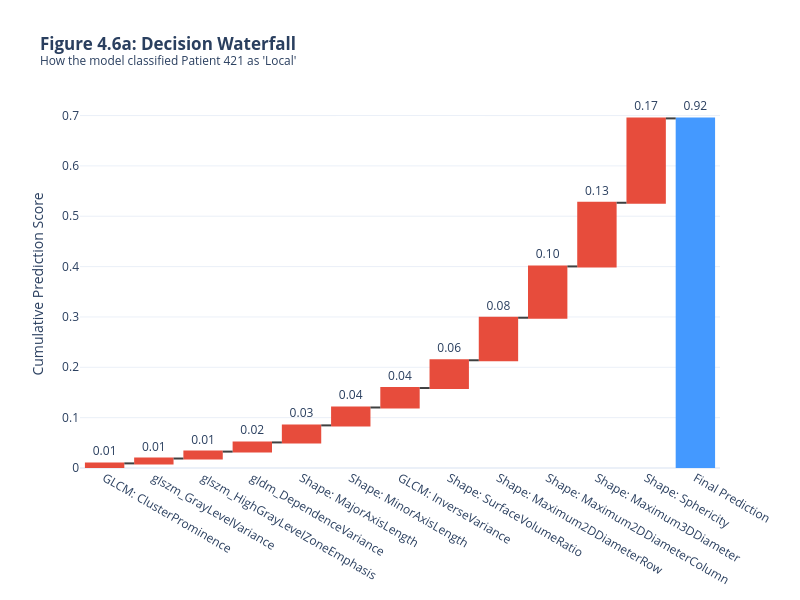
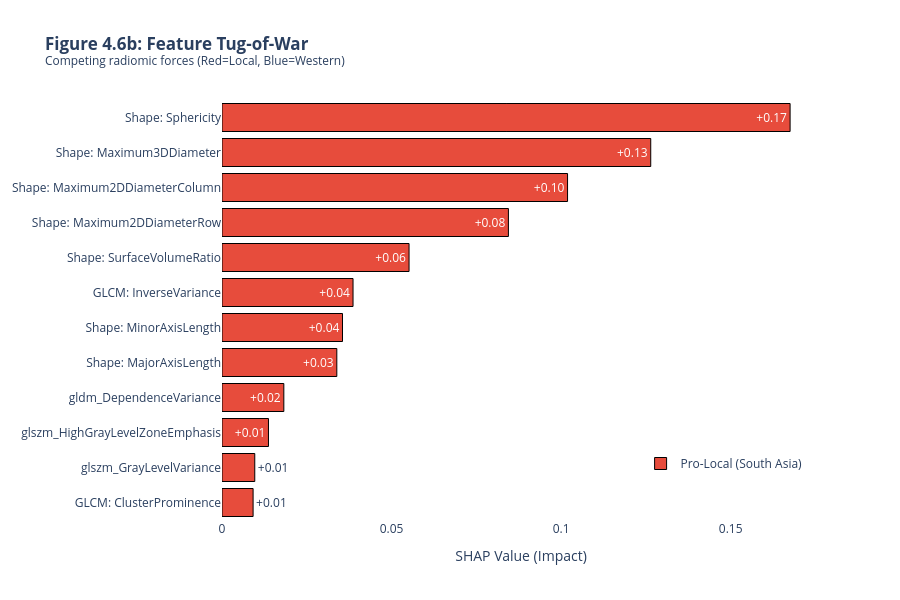

The notebook cell saved with these charts, in order:
### Code cell
import pandas as pd
import numpy as np
import shap
import plotly.graph_objects as go
from plotly.subplots import make_subplots
from sklearn.ensemble import RandomForestClassifier
from sklearn.model_selection import train_test_split
import os

# --- CONFIGURATION ---
radiomics_file = '../Results/final_radiomics_merged.csv' 
output_dir = '../Results/Final_Figures/'
os.makedirs(output_dir, exist_ok=True)

# 1. LOAD & PREP
df = pd.read_csv(radiomics_file)

# Clean Names Function
def clean_name(name):
    name = name.replace('original_', '').replace('log-sigma-1-0-mm-3D_', '')
    mappings = {'shape_': 'Shape', 'firstorder_': 'Stats', 'glcm_': 'GLCM', 'glrlm_': 'GLRLM'}
    for k, v in mappings.items():
        if k in name: return name.replace(k, f"{v}: ")
    return name

feature_cols = [c for c in df.columns if 'original_' in c]
X = df[feature_cols].fillna(0)
X.columns = [clean_name(c) for c in X.columns] # Apply cleaner

# Target (1=Local, 0=Western)
target_map = {c: 1 if 'Local' in c or 'Square' in c else 0 for c in df['Cohort'].unique()}
y = df['Cohort'].map(target_map)

# 2. TRAIN MODEL
model = RandomForestClassifier(n_estimators=100, random_state=42)
model.fit(X, y)

# 3. PICK A REPRESENTATIVE "LOCAL" PATIENT
# We find a patient who is actually Local AND the model is very sure is Local
probas = model.predict_proba(X)[:, 1]
local_indices = [i for i, (truth, prob) in enumerate(zip(y, probas)) if truth == 1 and prob > 0.8]
patient_idx = local_indices[0] # Pick the first high-confidence example
patient_x = X.iloc[[patient_idx]]

print(f"Analyzing Patient Index: {patient_idx} (Model Confidence: {probas[patient_idx]:.2f})")

# 4. CALCULATE SHAP
explainer = shap.TreeExplainer(model)
shap_values = explainer(X)
# Get values for this specific patient
# shap_values.values is (N_samples, N_features, 2) -> We want Class 1 (Local)
sv = shap_values[patient_idx, :, 1]

# 5. PREPARE DATA FOR PLOTLY
features = X.columns
values = sv.values
base_value = sv.base_values

# Sort by absolute impact
indices = np.argsort(np.abs(values))[-12:] # Top 12 features
top_features = features[indices]
top_values = values[indices]
top_data = pd.DataFrame({'Feature': top_features, 'SHAP': top_values})

# ==========================================================
# PLOT A: THE WATERFALL (Step-by-Step Cumulative)
# ==========================================================
fig_waterfall = go.Figure(go.Waterfall(
    name = "Impact", orientation = "v",
    measure = ["relative"] * len(top_values) + ["total"],
    x = list(top_features) + ["Final Prediction"],
    textposition = "outside",
    text = [f"{v:.2f}" for v in top_values] + [f"{base_value + sum(top_values):.2f}"],
    y = list(top_values) + [base_value + sum(top_values)],
    connector = {"line": {"color": "rgb(63, 63, 63)"}},
    decreasing = {"marker": {"color": "#3498db"}}, # Blue for Western
    increasing = {"marker": {"color": "#e74c3c"}}, # Red for Local
))

fig_waterfall.update_layout(
    title = f"<b>Figure 4.6a: Decision Waterfall</b><br><sup>How the model classified Patient {patient_idx} as 'Local'</sup>",
    showlegend = False,
    height=600, width=800,
    yaxis_title="Cumulative Prediction Score"
)

# ==========================================================
# PLOT B: THE TORNADO (Clean Tug-of-War)
# ==========================================================
# Split into Positive (Local) and Negative (Western)
pos_df = top_data[top_data['SHAP'] > 0].sort_values('SHAP')
neg_df = top_data[top_data['SHAP'] < 0].sort_values('SHAP', ascending=False)

fig_tornado = go.Figure()

# Red Bars (Pushing Right -> Local)
fig_tornado.add_trace(go.Bar(
    y=pos_df['Feature'], x=pos_df['SHAP'],
    orientation='h', name='Pro-Local (South Asia)',
    marker=dict(color='#e74c3c', line=dict(color='black', width=1)),
    text=[f"+{v:.2f}" for v in pos_df['SHAP']], textposition='auto'
))

# Blue Bars (Pushing Left <- Western)
fig_tornado.add_trace(go.Bar(
    y=neg_df['Feature'], x=neg_df['SHAP'],
    orientation='h', name='Pro-Western (TCIA)',
    marker=dict(color='#3498db', line=dict(color='black', width=1)),
    text=[f"{v:.2f}" for v in neg_df['SHAP']], textposition='auto'
))

fig_tornado.update_layout(
    title = f"<b>Figure 4.6b: Feature Tug-of-War</b><br><sup>Competing radiomic forces (Red=Local, Blue=Western)</sup>",
    barmode='overlay',
    xaxis_title="SHAP Value (Impact)",
    yaxis=dict(automargin=True), # FIXES OVERLAPPING TEXT!
    height=600, width=900,
    showlegend=True,
    legend=dict(x=0.7, y=0.1)
)

# SAVE
fig_waterfall.write_image(f"{output_dir}Figure_4.6a_Patient_Waterfall_Clean.png", scale=3)
fig_tornado.write_image(f"{output_dir}Figure_4.6b_Patient_TugOfWar_Clean.png", scale=3)

fig_waterfall.show()
fig_tornado.show()

print("SUCCESS: Clean figures generated.")

### Figure 1 — Plotly figure (JSON) as saved in the notebook; plotly's stock layout.template omitted (floating-point values rounded to 4 significant figures)
{"data": [{"connector": {"line": {"color": "rgb(63, 63, 63)"}}, "decreasing": {"marker": {"color": "#3498db"}}, "increasing": {"marker": {"color": "#e74c3c"}}, "measure": ["relative", "relative", "relative", "relative", "relative", "relative", "relative", "relative", "relative", "relative", "relative", "relative", "total"], "name": "Impact", "orientation": "v", "text": ["0.01", "0.01", "0.01", "0.02", "0.03", "0.04", "0.04", "0.06", "0.08", "0.10", "0.13", "0.17", "0.92"], "textposition": "outside", "type": "waterfall", "x": ["GLCM: ClusterProminence", "glszm_GrayLevelVariance", "glszm_HighGrayLevelZoneEmphasis", "gldm_DependenceVariance", "Shape: MajorAxisLength", "Shape: MinorAxisLength", "GLCM: InverseVariance", "Shape: SurfaceVolumeRatio", "Shape: Maximum2DDiameterRow", "Shape: Maximum2DDiameterColumn", "Shape: Maximum3DDiameter", "Shape: Sphericity", "Final Prediction"], "y": [0.009171, 0.009664, 0.01371, 0.01823, 0.03386, 0.03554, 0.03864, 0.05516, 0.08446, 0.1019, 0.1264, 0.1675, 0.9219]}], "layout": {"height": 600, "showlegend": false, "title": {"text": "<b>Figure 4.6a: Decision Waterfall</b><br><sup>How the model classified Patient 421 as 'Local'</sup>"}, "width": 800, "yaxis": {"title": {"text": "Cumulative Prediction Score"}}}}

### Figure 2 — Plotly figure (JSON) as saved in the notebook; plotly's stock layout.template omitted (floating-point values rounded to 4 significant figures)
{"data": [{"marker": {"color": "#e74c3c", "line": {"color": "black", "width": 1}}, "name": "Pro-Local (South Asia)", "orientation": "h", "text": ["+0.01", "+0.01", "+0.01", "+0.02", "+0.03", "+0.04", "+0.04", "+0.06", "+0.08", "+0.10", "+0.13", "+0.17"], "textposition": "auto", "type": "bar", "x": [0.009171, 0.009664, 0.01371, 0.01823, 0.03386, 0.03554, 0.03864, 0.05516, 0.08446, 0.1019, 0.1264, 0.1675], "y": ["GLCM: ClusterProminence", "glszm_GrayLevelVariance", "glszm_HighGrayLevelZoneEmphasis", "gldm_DependenceVariance", "Shape: MajorAxisLength", "Shape: MinorAxisLength", "GLCM: InverseVariance", "Shape: SurfaceVolumeRatio", "Shape: Maximum2DDiameterRow", "Shape: Maximum2DDiameterColumn", "Shape: Maximum3DDiameter", "Shape: Sphericity"]}, {"marker": {"color": "#3498db", "line": {"color": "black", "width": 1}}, "name": "Pro-Western (TCIA)", "orientation": "h", "text": [], "textposition": "auto", "type": "bar", "x": [], "y": []}], "layout": {"barmode": "overlay", "height": 600, "legend": {"x": 0.7, "y": 0.1}, "showlegend": true, "title": {"text": "<b>Figure 4.6b: Feature Tug-of-War</b><br><sup>Competing radiomic forces (Red=Local, Blue=Western)</sup>"}, "width": 900, "xaxis": {"title": {"text": "SHAP Value (Impact)"}}, "yaxis": {"automargin": true}}}
